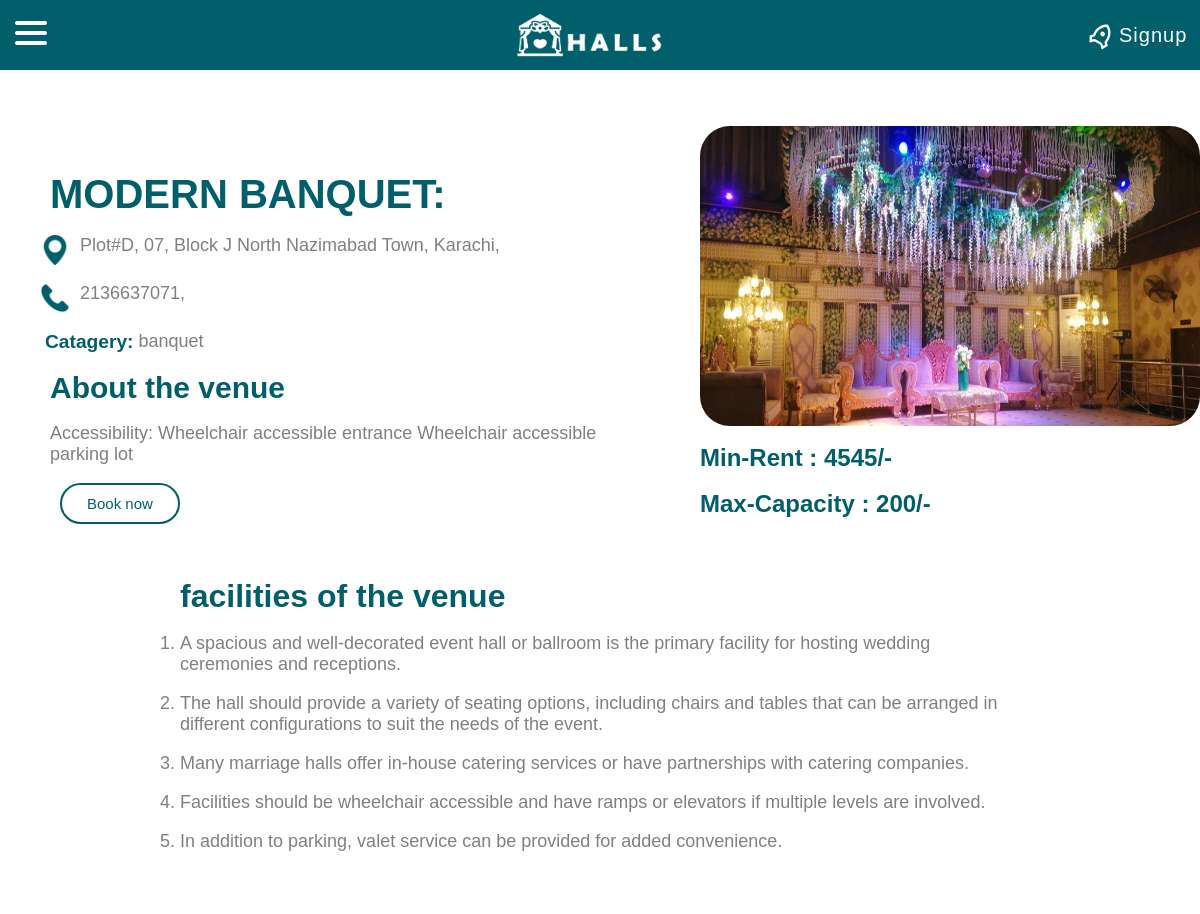
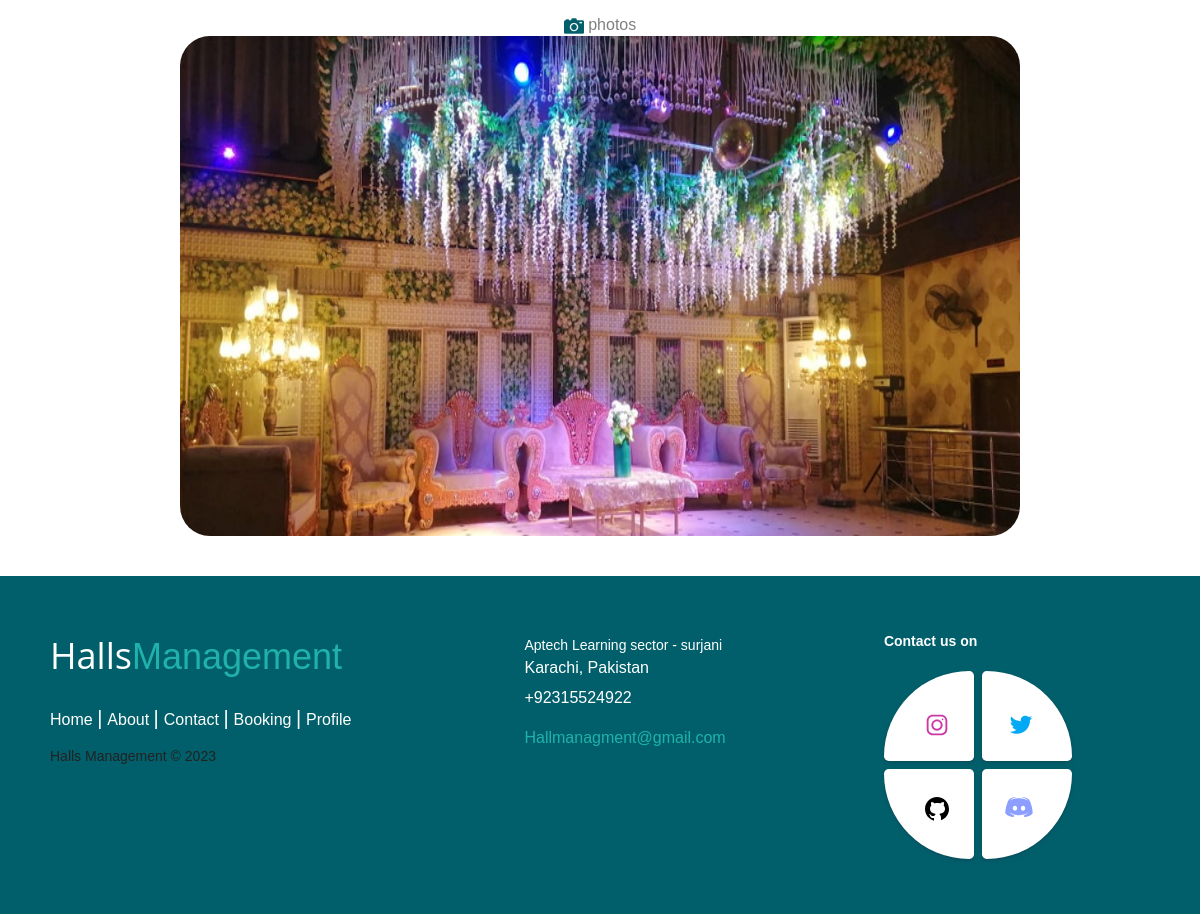
The app's page /hall1.php?id=12 with its own data (2 pictures, top to bottom).
### tables this page shows
CREATE TABLE `hall` (
  `h_id` int(15) NOT NULL,
  `h_name` varchar(50) NOT NULL,
  `h_contact` int(11) NOT NULL,
  `h_address` varchar(50) NOT NULL,
  `h_category` varchar(50) NOT NULL,
  `h_description` varchar(1000) NOT NULL,
  `minimum_rent` int(11) DEFAULT NULL,
  `Accommodation` int(11) NOT NULL,
  `h_image` varchar(100) NOT NULL
);

### hall1.php (the view, shortened to what this page needs)
<!DOCTYPE html>
<html lang="en">
<head>
    <link rel="stylesheet" href="css/halls.css">
</head>
<body>
      <?php
 include("nav.php");
 ?>
<br><br><br><br><br><br><br>
<div class="hall_details">
   <?php
require_once("connection.php");
?>
  <div class="hall_description2">
  <?php
if(isset($_GET["id"]))
{
  $id= $_GET["id"];
$query = "SELECT * from hall where h_id='".$id."'";
$sel = mysqli_query($con, $query);
while($row = mysqli_fetch_assoc($sel))
{
?>
    <h1> <?php echo $row["h_name"]; ?>:</h1>
    <br>
    <div class="iii"><img src="images/location.png" alt="location:" width="30px" height="30px"><p><?php echo $row["h_address"]; ?></p></div>
    <br>
    <div class="iii"><img src="images/call.png" alt="location:" width="30px" height="30px"><p><?php echo $row["h_contact"]; ?>,</p></div>
    <br>
    <div class="iii"> <h3>Catagery:</h3><p><?php echo $row['h_category'];  ?></p></div>
    <br>
    <h2>About the venue</h2>
    <br>
    <p class="parahall"><?php echo $row["h_description"]; ?></p>
         <br>
         <a href="proceed.php?id=<?php echo $row['h_id']; ?>" class="bkn">Book now</a>
  </div>
  <div class="set">
  <div class="hall_description1">
    <img class="img2" src="images/<?php echo $row['h_image'];  ?>" width="100%" height="300px"/>
  </div><br>
   <h2> Min-Rent : <?php echo $row["minimum_rent"]; ?>/-</h2><br>
  <h2>Max-Capacity : <?php echo $row["Accommodation"]; $_SESSION["Accommodation"] = $row["Accommodation"]; ?>/-</h2>
  </div>
</div>
<div class="fcs">
<div class="facilities">
  <h1>
    facilities of the venue
  </h1>
  <br>
  <ol class="list">
    <li>A spacious and well-decorated event hall or ballroom is the primary facility for hosting wedding ceremonies and receptions. </li><br>
    <li>The hall should provide a variety of seating options, including chairs and tables that can be arranged in different configurations to suit the needs of the event.</li><br>
    <li>Many marriage halls offer in-house catering services or have partnerships with catering companies.  </li><br>
    <li>Facilities should be wheelchair accessible and have ramps or elevators if multiple levels are involved. </li><br>
    <li>In addition to parking, valet service can be provided for added convenience. </li><br>
  </ol>
</div>
</div>
<div class="pic">
    <img src="images/camera.png" width="20px" height="20px"><p>&nbsp;photos</p>
</div>
<center><img src="images/<?php echo $row['h_image'];  ?>" alt="" width="70%" height="500px" class="img3"></center>
<?php   }
}
?>
<br><br>
 <?php
 include("footer.php");
 ?>
</body>
</html>

### css/halls.css (style rules this page uses)
* { padding: 0%; margin: 0; font-family: 'Share Tech', sans-serif; }
.hall_details { display: flex; justify-content: center; align-items: center; }
.hall_description2 img { position: relative; left: 40px; }
.iii { display: flex; flex-direction: row; }
.iii h3 { color: #005f6a; font-size: larger; position: relative; left: 45px; }
.img2 { border-radius: 30px; position: relative; }
.img3 { border-radius: 30px; position: relative; }
.hall_description1 { width: 500px; height: 300px; display: flex; justify-content: flex-start; align-items: flex-start; flex-direction: column; background-size: cover; background-repeat: no-repeat; }
.set h2 { color:#005f6a; }
.hall_description2 { width: 60%; height: 300px; display: flex; justify-content: space-between; align-items: flex-start; flex-direction: column; }
.hall_description2 h1 { color: #005f6a; position: relative; font-size: 40px; left: 50px; }
.hall_description2 h2 { color: #005f6a; position: relative; font-size: 30px; left: 50px; }
.hall_description2 p { color: gray; font-size: large; position: relative; left: 50px; width: 600px; }
.facilities { display: flex; justify-content: center; align-items: flex-start; flex-direction: column; position: relative; margin: 60px; width: 70%; }
.facilities h1 { color: #005f6a; }
.list li { color: gray; font-size: large; }
.fcs { display: flex; justify-content: center; align-items: center; }
.set { display: flex; flex-direction: column; }
.pic { display: flex; justify-content: center; align-self: center; text-align: center; }
.pic p { color: grey; }
.bkn { font-size: 15px; text-decoration: none; color: #005f6a; border: 2px solid #005f6a; padding: 10px 25px; border-radius: 50px; transition: all 0.4s ease-in-out; position: relative; left: 60px; }
::placeholder { color: #ffffff; }

### records on screen
hall: h_name "MODERN BANQUET", h_address "Plot#D, 07, Block J North Nazimabad Town, Karachi,", h_contact "2136637071", h_category "banquet", h_description "Accessibility: Wheelchair accessible entrance Wheelchair accessible parking lot", h_image (picture), minimum_rent "4545", Accommodation "200"
